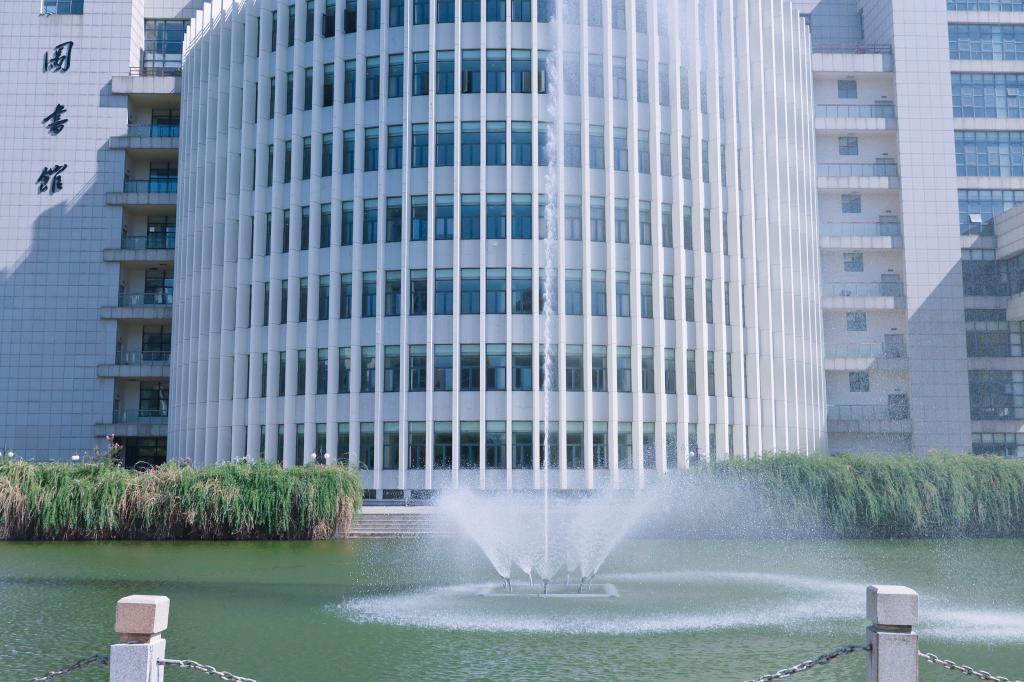
#> input picture img/imgae1.jpg, 1024 x 682 px
$ python main.py
#> lines starting #> are read from the running program, lines starting #| are printed output that depends on the picture
import cv2 as cv
import matplotlib.pyplot as plt
import numpy as np

img = cv.imread('../img/imgae1.jpg', 0)
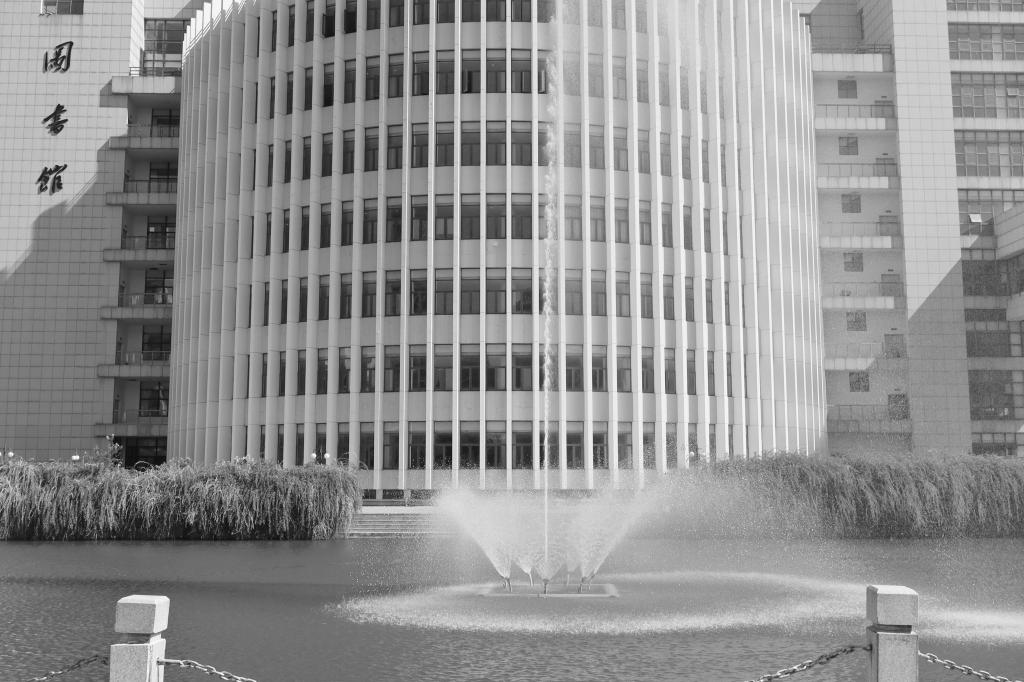
#> img: shape (682, 1024); min 0, max 255, mean 145.3

img = cv.Canny(img, 100, 200)
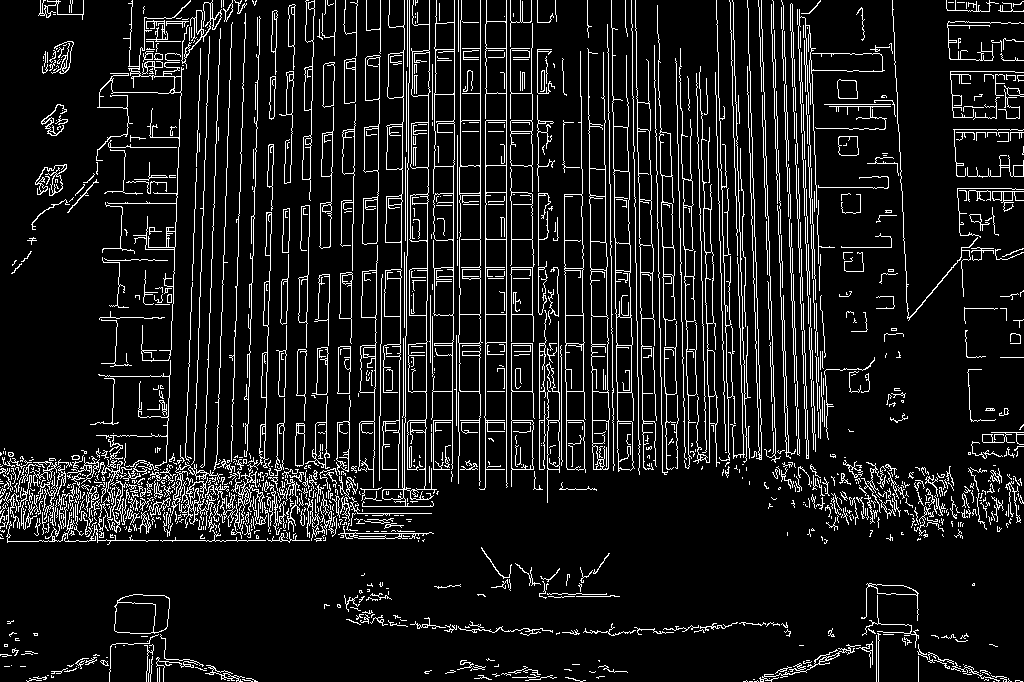
#> img: shape (682, 1024); 10.1% white in thin lines or dots

plt.title('Canny_img')
plt.axis('off')
plt.imshow(img, cmap = 'gray')
plt.savefig("../result/N/Canny.jpg", bbox_inches='tight', pad_inches=0)
plt.show()

$ run again, with img/face1.jpg copied over img/imgae1.jpg
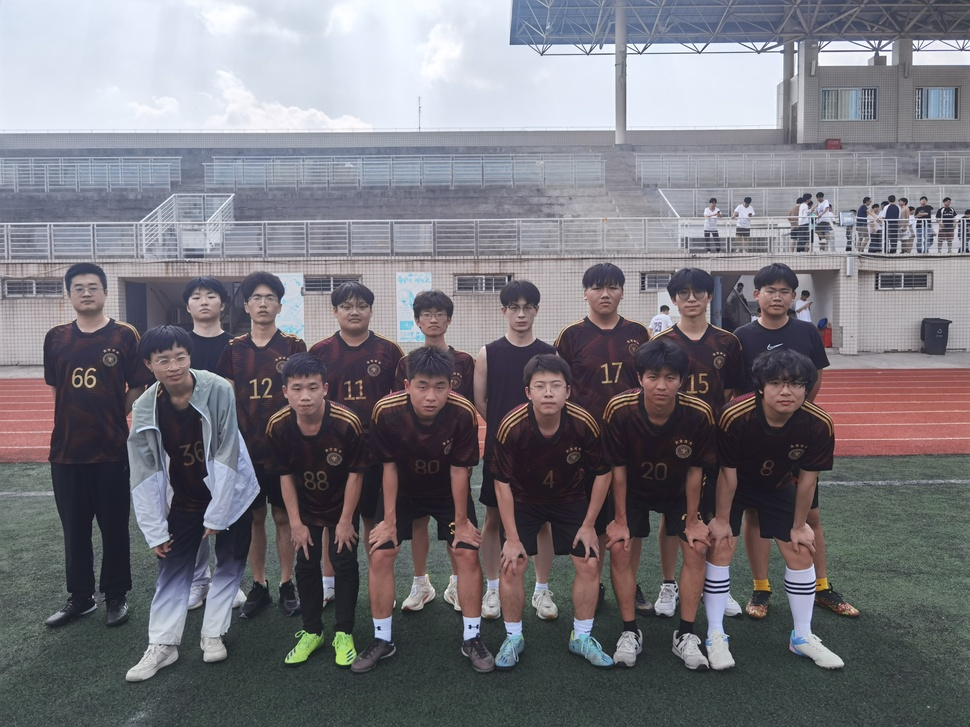
#> input picture img/face1.jpg, 970 x 727 px, shrunk from 4096 x 3072 before the run
#> `img = cv.imread('../img/imgae1.jpg', 0)`:
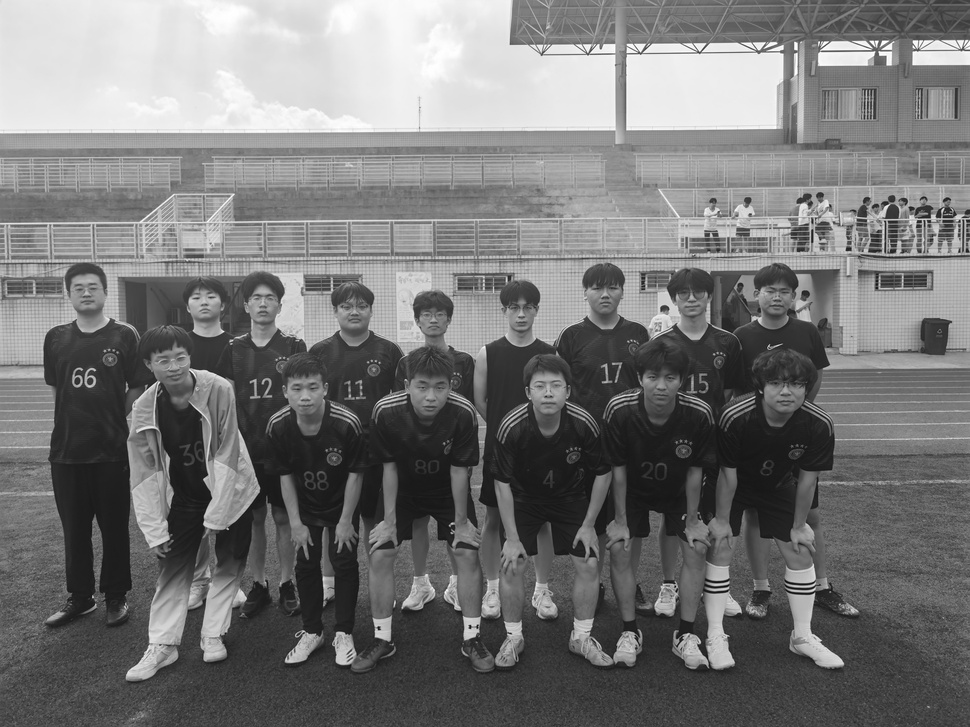
#> img: shape (727, 970); min 4, max 255, mean 118.3
#> `img = cv.Canny(img, 100, 200)`:
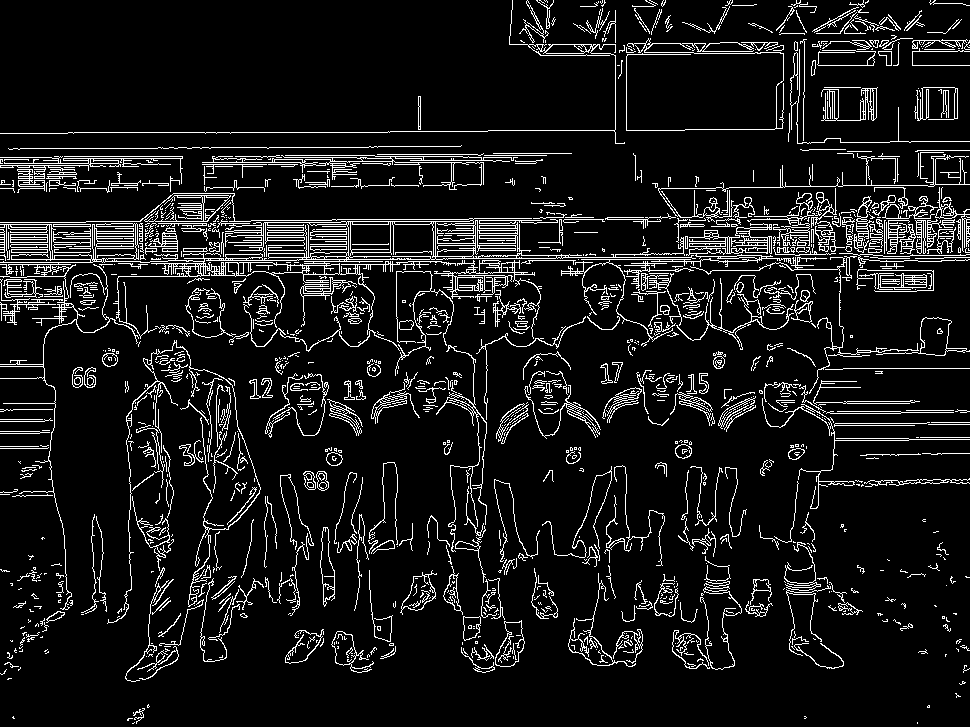
#> img: shape (727, 970); 9.2% white in thin lines or dots

$ run again, with img/1.png saved as img/imgae1.jpg
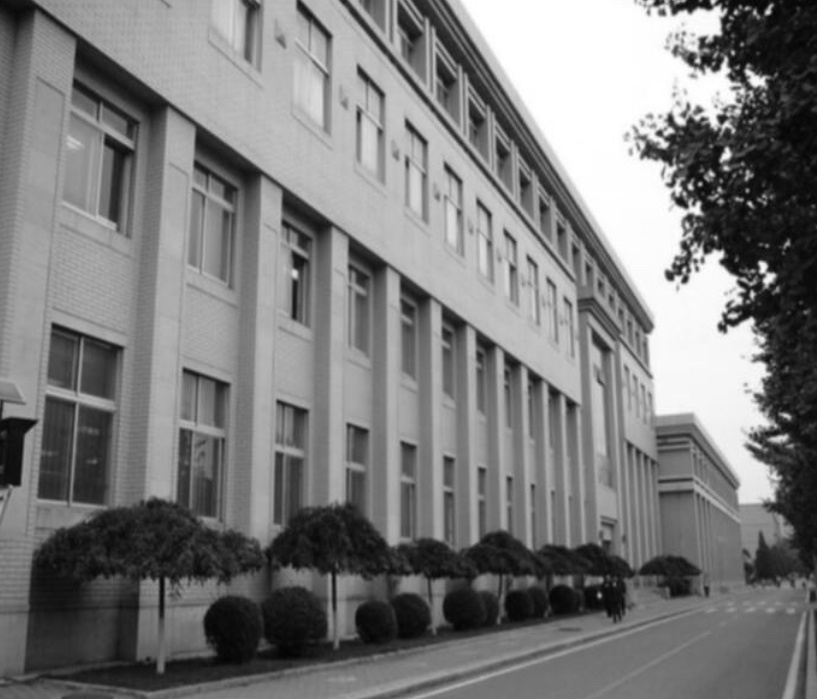
#> input picture img/1.png, 817 x 699 px
#> img is the input picture: shape (699, 817); min 3, max 255, mean 123.3
#> `img = cv.Canny(img, 100, 200)`:
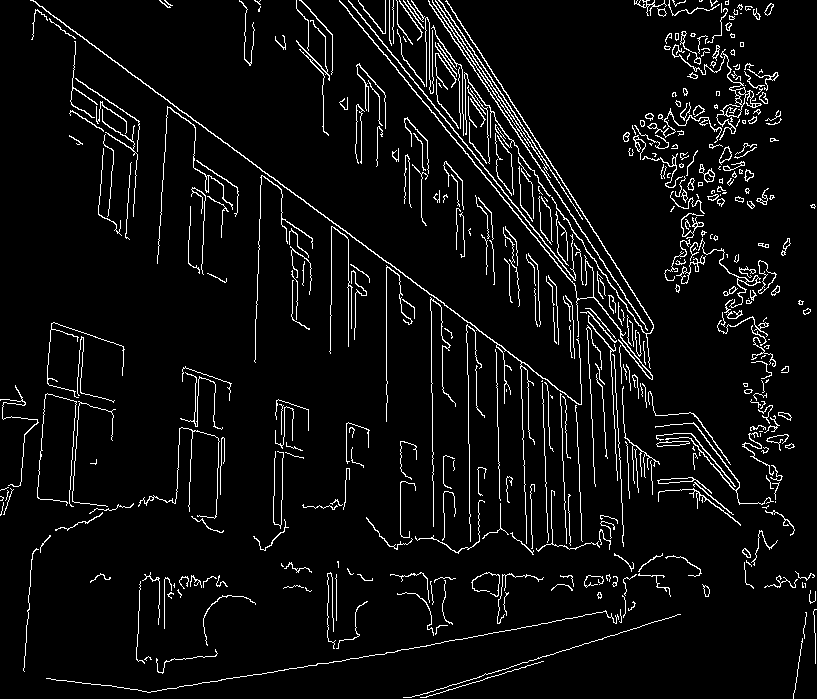
#> img: shape (699, 817); 5.5% white in thin lines or dots
